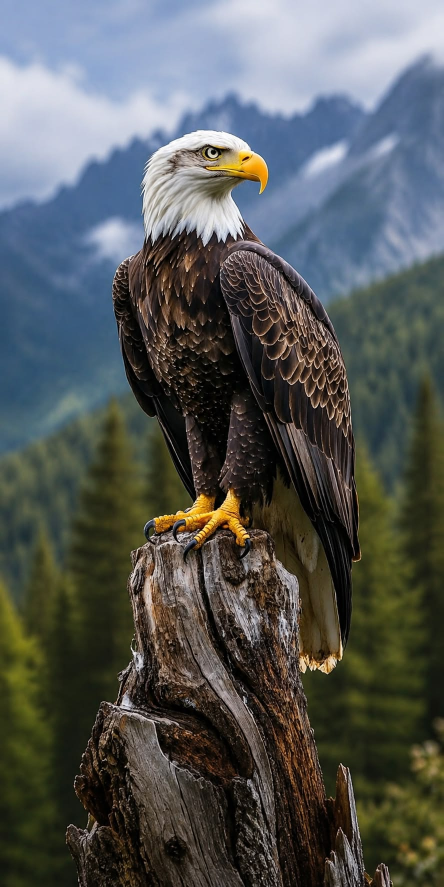
#> input picture pop.jpg, 887 x 1774 px (shown at 1/2 size)
$ python acp_rgb.py
#> lines starting #> are read from the running program, lines starting #| are printed output that depends on the picture
import cv2
import numpy as np
import matplotlib.pyplot as plt

image = cv2.imread('pop.jpg')
#> image is the input picture: shape (1774, 887, 3); mean B, G, R 86.7, 88.3, 84.8
pop = cv2.imread('Cat.jpg')
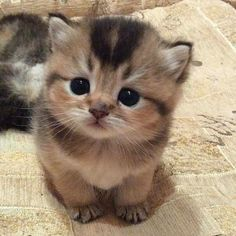
#> input picture Cat.jpg, 236 x 236 px
#> pop is the input picture: shape (236, 236, 3); mean B, G, R 115.5, 137.8, 157.3

image_bgr = plt.imshow(image)
plt.title("BGR Image")
plt.show()

image_rgb = cv2.cvtColor(image, cv2.COLOR_BGR2RGB)
plt.imshow(image_rgb)
plt.title("RGB Image")
plt.show()

gray_image = cv2.cvtColor(image, cv2.COLOR_BGR2GRAY)
plt.imshow(gray_image, cmap='gray')
plt.title("Grayscale Image")
plt.show()

cropped_image = image[100:300, 200:400]
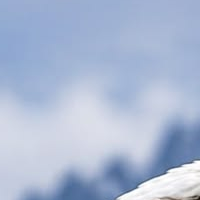
#> cropped_image: shape (200, 200, 3); mean B, G, R 212, 185.4, 171.2
cropped_rgb = cv2.cvtColor(cropped_image, cv2.COLOR_BGR2RGB)
plt.imshow(cropped_rgb)
plt.title("Cropped Region")
plt.show()


image_bgr = plt.imshow(pop)
plt.title("BGR Image")
plt.show()

image_rgb = cv2.cvtColor(pop, cv2.COLOR_BGR2RGB)
#> image_rgb: shape (236, 236, 3)
plt.imshow(image_rgb)
plt.title("RGB Image")
plt.show()

gray_image = cv2.cvtColor(pop, cv2.COLOR_BGR2GRAY)
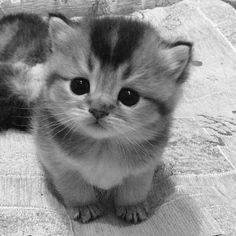
#> gray_image: shape (236, 236); min 2, max 252, mean 141.1
plt.imshow(gray_image, cmap='gray')
plt.title("Grayscale Image")
plt.show()

cropped_image = pop[100:300, 200:400]
#> cropped_image: shape (136, 36, 3)
cropped_rgb = cv2.cvtColor(cropped_image, cv2.COLOR_BGR2RGB)
#> cropped_rgb: shape (136, 36, 3)
plt.imshow(cropped_rgb)
plt.title("Cropped Region")
plt.show()


image_rgb = cv2.cvtColor(image, cv2.COLOR_BGR2RGB)

(h, w) = image.shape[:2]
#> h = 1774; w = 887

center = (w//2, h//2)
#> center = (443, 887)

M = cv2.getRotationMatrix2D(center, 45, 1.0)
rotated = cv2.warpAffine(image, M, (w, h))
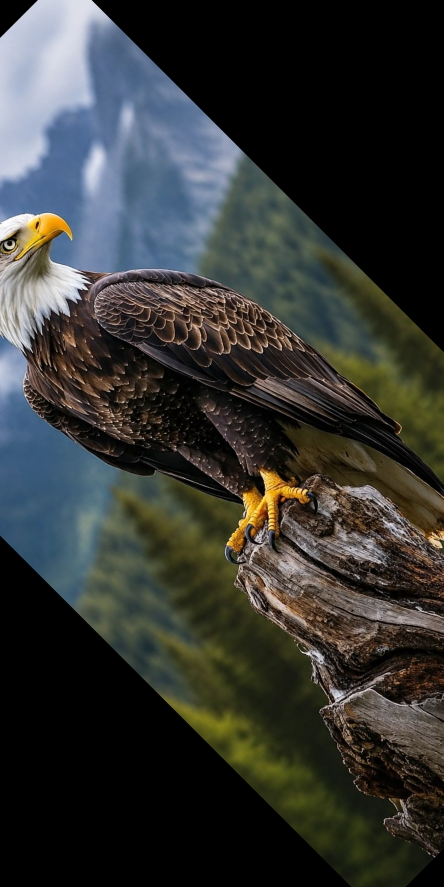
#> rotated: shape (1774, 887, 3) (shown at 1/2 size); mean B, G, R 50.9, 54, 52.5
rotated_rgb = cv2.cvtColor(rotated, cv2.COLOR_BGR2RGB)

plt.imshow(rotated_rgb)
plt.title("Rotated Image")
plt.show()

brightness_matrix = np.ones(image.shape, dtype="uint8") * 50
brighter = cv2.add(image, brightness_matrix)
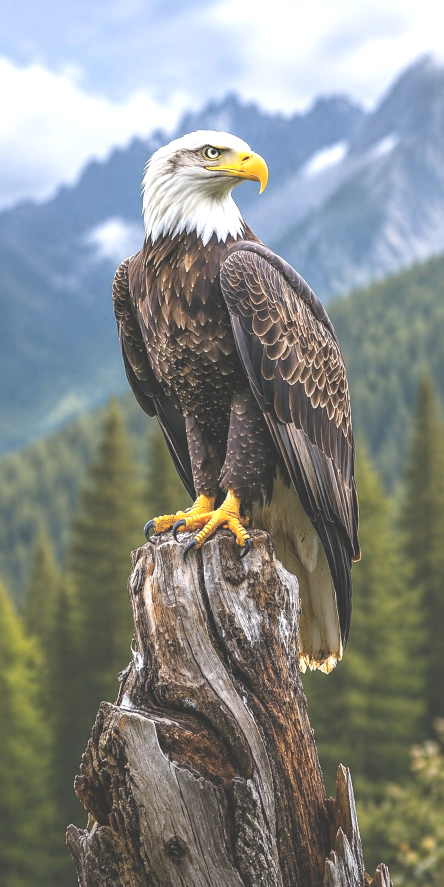
#> brighter: shape (1774, 887, 3) (shown at 1/2 size); mean B, G, R 134.8, 137.7, 134.2
brighter_rgb = cv2.cvtColor(brighter, cv2.COLOR_BGR2RGB)

plt.imshow(brighter_rgb)
plt.title("Brighter Image")
plt.show()


image_rgb = cv2.cvtColor(pop, cv2.COLOR_BGR2RGB)

(h, w) = pop.shape[:2]
#> h = 236; w = 236

center = (w//2, h//2)
#> center = (118, 118)

M = cv2.getRotationMatrix2D(center, 45, 1.0)
rotated = cv2.warpAffine(pop, M, (w, h))
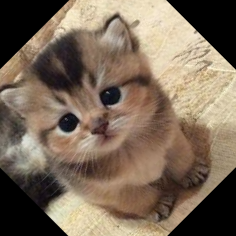
#> rotated: shape (236, 236, 3); mean B, G, R 89.9, 107.2, 124.1
rotated_rgb = cv2.cvtColor(rotated, cv2.COLOR_BGR2RGB)
#> rotated_rgb: shape (236, 236, 3)

plt.imshow(rotated_rgb)
plt.title("Rotated Image")
plt.show()

brightness_matrix = np.ones(pop.shape, dtype="uint8") * 50
brighter = cv2.add(pop, brightness_matrix)
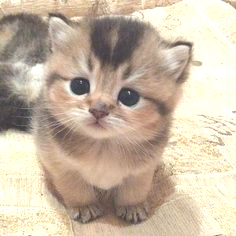
#> brighter: shape (236, 236, 3); mean B, G, R 165.4, 185.3, 201.1
brighter_rgb = cv2.cvtColor(brighter, cv2.COLOR_BGR2RGB)
#> brighter_rgb: shape (236, 236, 3)

plt.imshow(brighter_rgb)
plt.title("Brighter Image")
plt.show()
